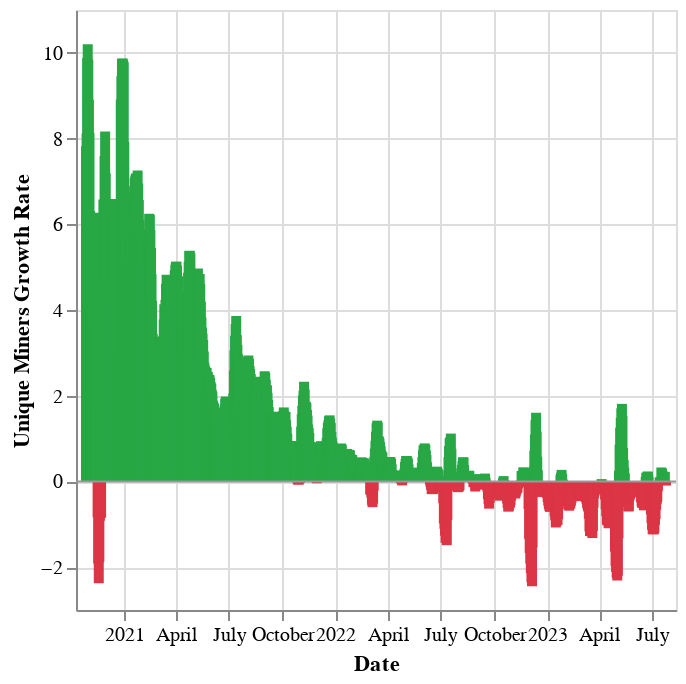

Notebook cell for this chart:
### Code cell
# | output: true

display(
    Markdown(
        f"### Storage Providers With Power over Time Growth Rate (7 Days Rolling Mean)"
    )
)

daily_miners_with_power = (
    storage_provider_power_df[storage_provider_power_df["raw_byte_power"] > 0]
    .groupby("stat_date")
    .agg({"miner_id": "nunique"})
    .reset_index()
    .rename(columns={"stat_date": "date", "miner_id": "unique_miners"})
)

daily_miners_with_power = daily_miners_with_power.assign(
    growth_rate=lambda df: df["unique_miners"].pct_change(periods=7).rolling(7).mean()
    * 100
)

c = (
    alt.Chart(daily_miners_with_power)
    .mark_bar()
    .encode(
        x=alt.X("date:T", title="Date"),
        y=alt.Y("growth_rate:Q", title="Unique Miners Growth Rate"),
        tooltip=["date", "growth_rate"],
        # Color red if negative, green if positive
        color=alt.condition(
            alt.datum.growth_rate > 0,
            alt.value("#28a745"),  # The positive color
            alt.value("#dc3545"),  # The negative color
        ),
    )
    .properties(width="container")
    # Display line at x axis 0
).interactive(bind_y=False)

line = (
    alt.Chart(pd.DataFrame({"y": [0]}))
    .mark_rule()
    .encode(y="y", color=alt.value("#999"))
)

(c + line).display()

### Figure 1 — Vega-Lite specification as saved in the notebook (floating-point values rounded to 4 significant figures; data arrays with more than 128 entries replaced by an {"elided": "..."} marker saying what was removed)
{"config": {"view": {"continuousWidth": 300, "continuousHeight": 300}}, "layer": [{"data": {"name": "data-039a9033cf71a044e366e9e388d858e8"}, "mark": {"type": "bar"}, "encoding": {"color": {"condition": {"test": "(datum.growth_rate > 0)", "value": "#28a745"}, "value": "#dc3545"}, "tooltip": [{"field": "date", "type": "nominal"}, {"field": "growth_rate", "type": "quantitative"}], "x": {"field": "date", "title": "Date", "type": "temporal"}, "y": {"field": "growth_rate", "title": "Unique Miners Growth Rate", "type": "quantitative"}}, "name": "view_2"}, {"data": {"name": "data-06fd9f850666401b4599de5588b60692"}, "mark": {"type": "rule"}, "encoding": {"color": {"value": "#999"}, "y": {"field": "y", "type": "quantitative"}}}], "params": [{"name": "param_2", "select": {"type": "interval", "encodings": ["x"]}, "bind": "scales", "views": ["view_2"]}], "width": "container", "$schema": "https://vega.github.io/schema/vega-lite/v5.8.0.json", "datasets": {"data-039a9033cf71a044e366e9e388d858e8": {"elided": "1014 records"}, "data-06fd9f850666401b4599de5588b60692": [{"y": 0}]}}
